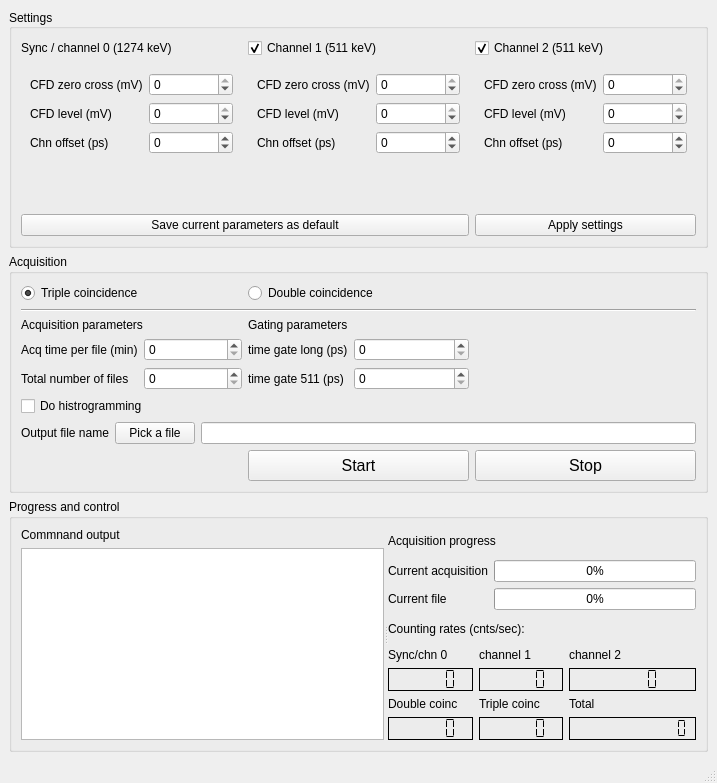
<?xml version="1.0" encoding="UTF-8"?>
<ui version="4.0">
 <class>MainWindow</class>
 <widget class="QMainWindow" name="MainWindow">
  <property name="geometry">
   <rect>
    <x>0</x>
    <y>0</y>
    <width>717</width>
    <height>783</height>
   </rect>
  </property>
  <property name="windowTitle">
   <string>MainWindow</string>
  </property>
  <widget class="QWidget" name="centralwidget">
   <layout class="QVBoxLayout" name="verticalLayout">
    <item>
     <widget class="QGroupBox" name="T2settingsGrp">
      <property name="title">
       <string>Settings</string>
      </property>
      <property name="alignment">
       <set>Qt::AlignLeading|Qt::AlignLeft|Qt::AlignVCenter</set>
      </property>
      <property name="flat">
       <bool>false</bool>
      </property>
      <layout class="QGridLayout" name="gridLayout_2">
       <item row="0" column="0">
        <widget class="QLabel" name="label_9">
         <property name="text">
          <string>Sync / channel 0 (1274 keV)</string>
         </property>
        </widget>
       </item>
       <item row="0" column="1">
        <widget class="QCheckBox" name="T2chn1Chk_3">
         <property name="text">
          <string>Channel 1 (511 keV)</string>
         </property>
         <property name="checked">
          <bool>true</bool>
         </property>
        </widget>
       </item>
       <item row="0" column="2">
        <widget class="QCheckBox" name="T2chn2Chk_3">
         <property name="text">
          <string>Channel 2 (511 keV)</string>
         </property>
         <property name="checked">
          <bool>true</bool>
         </property>
        </widget>
       </item>
       <item row="1" column="0">
        <widget class="QFrame" name="T2syncFrame_3">
         <layout class="QFormLayout" name="T2syncLayout_3">
          <item row="0" column="0">
           <widget class="QLabel" name="T2syncZeroLabel_3">
            <property name="text">
             <string>CFD zero cross (mV)</string>
            </property>
           </widget>
          </item>
          <item row="1" column="0">
           <widget class="QLabel" name="T2syncLevelLabel_3">
            <property name="text">
             <string>CFD level (mV)</string>
            </property>
           </widget>
          </item>
          <item row="2" column="0">
           <widget class="QLabel" name="T2syncOffsetLabel_3">
            <property name="text">
             <string>Chn offset (ps)</string>
            </property>
           </widget>
          </item>
          <item row="2" column="1">
           <widget class="QSpinBox" name="T2syncOffsetValue_3">
            <property name="minimum">
             <number>-99999</number>
            </property>
            <property name="maximum">
             <number>99999</number>
            </property>
           </widget>
          </item>
          <item row="0" column="1">
           <widget class="QSpinBox" name="T2syncZeroValue_3">
            <property name="minimum">
             <number>-40</number>
            </property>
            <property name="maximum">
             <number>0</number>
            </property>
           </widget>
          </item>
          <item row="1" column="1">
           <widget class="QSpinBox" name="T2syncLevelValue_3">
            <property name="minimum">
             <number>-1200</number>
            </property>
            <property name="maximum">
             <number>0</number>
            </property>
           </widget>
          </item>
         </layout>
        </widget>
       </item>
       <item row="1" column="1">
        <widget class="QFrame" name="T2chn1Frame_3">
         <layout class="QFormLayout" name="T2chn1Layout_3">
          <item row="0" column="0">
           <widget class="QLabel" name="T2chn1ZeroLabel_3">
            <property name="text">
             <string>CFD zero cross (mV)</string>
            </property>
           </widget>
          </item>
          <item row="0" column="1">
           <widget class="QSpinBox" name="T2chn1ZeroValue_3">
            <property name="minimum">
             <number>-40</number>
            </property>
            <property name="maximum">
             <number>0</number>
            </property>
           </widget>
          </item>
          <item row="1" column="0">
           <widget class="QLabel" name="T2chn1LevelLabel_3">
            <property name="text">
             <string>CFD level (mV)</string>
            </property>
           </widget>
          </item>
          <item row="1" column="1">
           <widget class="QSpinBox" name="T2chn1LevelValue_3">
            <property name="minimum">
             <number>-1200</number>
            </property>
            <property name="maximum">
             <number>0</number>
            </property>
           </widget>
          </item>
          <item row="2" column="0">
           <widget class="QLabel" name="T2chn1OffsetLabel_3">
            <property name="text">
             <string>Chn offset (ps)</string>
            </property>
           </widget>
          </item>
          <item row="2" column="1">
           <widget class="QSpinBox" name="T2chn1OffsetValue_3">
            <property name="minimum">
             <number>-99999</number>
            </property>
            <property name="maximum">
             <number>99999</number>
            </property>
           </widget>
          </item>
         </layout>
        </widget>
       </item>
       <item row="1" column="2">
        <widget class="QFrame" name="T2chn2Frame_3">
         <layout class="QFormLayout" name="T2chn2Layout_3">
          <item row="0" column="0">
           <widget class="QLabel" name="T2chn2ZeroLabel_3">
            <property name="text">
             <string>CFD zero cross (mV)</string>
            </property>
           </widget>
          </item>
          <item row="1" column="0">
           <widget class="QLabel" name="T2chn2LevelLabel_3">
            <property name="text">
             <string>CFD level (mV)</string>
            </property>
           </widget>
          </item>
          <item row="2" column="0">
           <widget class="QLabel" name="T2chn2OffsetLabel_3">
            <property name="text">
             <string>Chn offset (ps)</string>
            </property>
           </widget>
          </item>
          <item row="2" column="1">
           <widget class="QSpinBox" name="T2chn2OffsetValue_3">
            <property name="minimum">
             <number>-99999</number>
            </property>
            <property name="maximum">
             <number>99999</number>
            </property>
           </widget>
          </item>
          <item row="0" column="1">
           <widget class="QSpinBox" name="T2chn2ZeroValue_3">
            <property name="minimum">
             <number>-40</number>
            </property>
            <property name="maximum">
             <number>0</number>
            </property>
           </widget>
          </item>
          <item row="1" column="1">
           <widget class="QSpinBox" name="T2chn2LevelValue_3">
            <property name="minimum">
             <number>-1200</number>
            </property>
            <property name="maximum">
             <number>0</number>
            </property>
           </widget>
          </item>
         </layout>
        </widget>
       </item>
       <item row="2" column="0" colspan="2">
        <widget class="QPushButton" name="T2saveDefaultPrmBtn">
         <property name="text">
          <string>Save current parameters as default</string>
         </property>
        </widget>
       </item>
       <item row="2" column="2">
        <widget class="QPushButton" name="T2applySetBtn_3">
         <property name="text">
          <string>Apply settings</string>
         </property>
        </widget>
       </item>
      </layout>
     </widget>
    </item>
    <item>
     <widget class="QGroupBox" name="T2acqGrp">
      <property name="title">
       <string>Acquisition</string>
      </property>
      <layout class="QGridLayout" name="gridLayout_10">
       <item row="2" column="1">
        <widget class="QLabel" name="label_17">
         <property name="text">
          <string>Gating parameters</string>
         </property>
        </widget>
       </item>
       <item row="3" column="0" rowspan="2">
        <layout class="QFormLayout" name="formLayout_9">
         <item row="0" column="0">
          <widget class="QLabel" name="T2acqTimePerFileLabel_3">
           <property name="text">
            <string>Acq time per file (min)</string>
           </property>
          </widget>
         </item>
         <item row="0" column="1">
          <widget class="QSpinBox" name="T2acqTimePerFileValue_3">
           <property name="maximum">
            <number>6000</number>
           </property>
          </widget>
         </item>
         <item row="1" column="0">
          <widget class="QLabel" name="T2acqNoFilesLabel_3">
           <property name="text">
            <string>Total number of files</string>
           </property>
          </widget>
         </item>
         <item row="1" column="1">
          <widget class="QSpinBox" name="T2acqNoFilesValue_3">
           <property name="maximum">
            <number>6000</number>
           </property>
          </widget>
         </item>
        </layout>
       </item>
       <item row="0" column="0" colspan="2">
        <layout class="QHBoxLayout" name="horizontalLayout_7">
         <item>
          <widget class="QRadioButton" name="T2modeTriple_3">
           <property name="text">
            <string>Triple coincidence</string>
           </property>
           <property name="checked">
            <bool>true</bool>
           </property>
          </widget>
         </item>
         <item>
          <widget class="QRadioButton" name="T2modeDouble_3">
           <property name="text">
            <string>Double coincidence</string>
           </property>
           <property name="checked">
            <bool>false</bool>
           </property>
          </widget>
         </item>
        </layout>
       </item>
       <item row="6" column="0" colspan="3">
        <layout class="QHBoxLayout" name="horizontalLayout_8">
         <item>
          <widget class="QLabel" name="T2filenameLabel_3">
           <property name="text">
            <string>Output file name</string>
           </property>
          </widget>
         </item>
         <item>
          <widget class="QPushButton" name="T2filenameBtn_3">
           <property name="text">
            <string>Pick a file</string>
           </property>
          </widget>
         </item>
         <item>
          <widget class="QLineEdit" name="T2filenameValue_3">
           <property name="clearButtonEnabled">
            <bool>true</bool>
           </property>
          </widget>
         </item>
        </layout>
       </item>
       <item row="3" column="1" rowspan="2">
        <layout class="QFormLayout" name="formLayout_10">
         <item row="0" column="0">
          <widget class="QLabel" name="T2timeGateLongLabel_3">
           <property name="text">
            <string>time gate long (ps)</string>
           </property>
          </widget>
         </item>
         <item row="1" column="0">
          <widget class="QLabel" name="T2timeGateShortLabel_3">
           <property name="text">
            <string>time gate 511 (ps)</string>
           </property>
          </widget>
         </item>
         <item row="0" column="1">
          <widget class="QSpinBox" name="T2timeGateLongValue_3">
           <property name="maximum">
            <number>20000</number>
           </property>
          </widget>
         </item>
         <item row="1" column="1">
          <widget class="QSpinBox" name="T2timeGateShortValue_3">
           <property name="maximum">
            <number>20000</number>
           </property>
          </widget>
         </item>
        </layout>
       </item>
       <item row="7" column="1" colspan="2">
        <layout class="QHBoxLayout" name="horizontalLayout_9">
         <item>
          <widget class="QPushButton" name="T2startBtn_3">
           <property name="minimumSize">
            <size>
             <width>197</width>
             <height>31</height>
            </size>
           </property>
           <property name="font">
            <font>
             <pointsize>12</pointsize>
            </font>
           </property>
           <property name="text">
            <string>Start</string>
           </property>
          </widget>
         </item>
         <item>
          <widget class="QPushButton" name="T2stopBtn_3">
           <property name="minimumSize">
            <size>
             <width>196</width>
             <height>31</height>
            </size>
           </property>
           <property name="font">
            <font>
             <pointsize>12</pointsize>
            </font>
           </property>
           <property name="text">
            <string>Stop</string>
           </property>
          </widget>
         </item>
        </layout>
       </item>
       <item row="1" column="0" colspan="3">
        <widget class="Line" name="line_3">
         <property name="orientation">
          <enum>Qt::Horizontal</enum>
         </property>
        </widget>
       </item>
       <item row="2" column="0">
        <widget class="QLabel" name="label_12">
         <property name="text">
          <string>Acquisition parameters</string>
         </property>
        </widget>
       </item>
       <item row="5" column="0">
        <widget class="QCheckBox" name="T2doHistChk_3">
         <property name="text">
          <string>Do histrogramming</string>
         </property>
        </widget>
       </item>
      </layout>
      <zorder>line_3</zorder>
      <zorder>label_12</zorder>
      <zorder>T2doHistChk_3</zorder>
      <zorder>label_17</zorder>
     </widget>
    </item>
    <item>
     <widget class="QGroupBox" name="progGrp">
      <property name="title">
       <string>Progress and control</string>
      </property>
      <layout class="QGridLayout" name="gridLayout_3">
       <item row="0" column="0">
        <widget class="QSplitter" name="splitter">
         <property name="orientation">
          <enum>Qt::Horizontal</enum>
         </property>
         <widget class="QWidget" name="layoutWidget">
          <layout class="QVBoxLayout" name="verticalLayout_4">
           <item>
            <widget class="QLabel" name="label_2">
             <property name="text">
              <string>Commnand output</string>
             </property>
            </widget>
           </item>
           <item>
            <widget class="QPlainTextEdit" name="commandOutput">
             <property name="minimumSize">
              <size>
               <width>321</width>
               <height>179</height>
              </size>
             </property>
             <property name="readOnly">
              <bool>true</bool>
             </property>
             <property name="plainText">
              <string/>
             </property>
             <property name="placeholderText">
              <string>Command output</string>
             </property>
            </widget>
           </item>
          </layout>
         </widget>
         <widget class="QWidget" name="layoutWidget">
          <layout class="QVBoxLayout" name="verticalLayout_3">
           <item>
            <widget class="QLabel" name="label_3">
             <property name="text">
              <string>Acquisition progress</string>
             </property>
            </widget>
           </item>
           <item>
            <layout class="QFormLayout" name="formLayout">
             <item row="0" column="0">
              <widget class="QLabel" name="acqProgLabel">
               <property name="text">
                <string>Current acquisition</string>
               </property>
              </widget>
             </item>
             <item row="0" column="1">
              <widget class="QProgressBar" name="acqProgBar">
               <property name="value">
                <number>0</number>
               </property>
              </widget>
             </item>
             <item row="1" column="0">
              <widget class="QLabel" name="acqProgFileLabel">
               <property name="text">
                <string>Current file</string>
               </property>
              </widget>
             </item>
             <item row="1" column="1">
              <widget class="QProgressBar" name="acqProgFileBar">
               <property name="value">
                <number>0</number>
               </property>
              </widget>
             </item>
            </layout>
           </item>
           <item>
            <widget class="QLabel" name="label_34">
             <property name="text">
              <string>Counting rates (cnts/sec):</string>
             </property>
            </widget>
           </item>
           <item>
            <layout class="QGridLayout" name="gridLayout">
             <item row="0" column="0">
              <widget class="QLabel" name="rateSyncLabel">
               <property name="text">
                <string>Sync/chn 0</string>
               </property>
              </widget>
             </item>
             <item row="0" column="1">
              <widget class="QLabel" name="rateChn1Label">
               <property name="text">
                <string>channel 1</string>
               </property>
              </widget>
             </item>
             <item row="0" column="2">
              <widget class="QLabel" name="rateChn2Label">
               <property name="text">
                <string>channel 2</string>
               </property>
              </widget>
             </item>
             <item row="1" column="0">
              <widget class="QLCDNumber" name="rateSyncValue">
               <property name="frameShadow">
                <enum>QFrame::Plain</enum>
               </property>
               <property name="segmentStyle">
                <enum>QLCDNumber::Flat</enum>
               </property>
              </widget>
             </item>
             <item row="1" column="1">
              <widget class="QLCDNumber" name="rateChn1Value">
               <property name="frameShadow">
                <enum>QFrame::Plain</enum>
               </property>
               <property name="segmentStyle">
                <enum>QLCDNumber::Flat</enum>
               </property>
              </widget>
             </item>
             <item row="1" column="2">
              <widget class="QLCDNumber" name="rateChn2Value">
               <property name="frameShadow">
                <enum>QFrame::Plain</enum>
               </property>
               <property name="segmentStyle">
                <enum>QLCDNumber::Flat</enum>
               </property>
              </widget>
             </item>
             <item row="2" column="0">
              <widget class="QLabel" name="rateDoubleLabel">
               <property name="text">
                <string>Double coinc</string>
               </property>
              </widget>
             </item>
             <item row="2" column="1">
              <widget class="QLabel" name="rateTripleLabel">
               <property name="text">
                <string>Triple coinc</string>
               </property>
              </widget>
             </item>
             <item row="2" column="2">
              <widget class="QLabel" name="rateTotalLabel_2">
               <property name="text">
                <string>Total</string>
               </property>
              </widget>
             </item>
             <item row="3" column="0">
              <widget class="QLCDNumber" name="rateDoubleValue">
               <property name="frameShadow">
                <enum>QFrame::Plain</enum>
               </property>
               <property name="segmentStyle">
                <enum>QLCDNumber::Flat</enum>
               </property>
              </widget>
             </item>
             <item row="3" column="1">
              <widget class="QLCDNumber" name="rateTripleValue">
               <property name="frameShadow">
                <enum>QFrame::Plain</enum>
               </property>
               <property name="segmentStyle">
                <enum>QLCDNumber::Flat</enum>
               </property>
              </widget>
             </item>
             <item row="3" column="2">
              <widget class="QLCDNumber" name="rateTotalValue">
               <property name="frameShadow">
                <enum>QFrame::Plain</enum>
               </property>
               <property name="digitCount">
                <number>12</number>
               </property>
               <property name="segmentStyle">
                <enum>QLCDNumber::Flat</enum>
               </property>
              </widget>
             </item>
            </layout>
           </item>
          </layout>
         </widget>
        </widget>
       </item>
      </layout>
     </widget>
    </item>
   </layout>
  </widget>
  <widget class="QMenuBar" name="menubar">
   <property name="geometry">
    <rect>
     <x>0</x>
     <y>0</y>
     <width>717</width>
     <height>20</height>
    </rect>
   </property>
  </widget>
  <widget class="QStatusBar" name="statusbar"/>
 </widget>
 <resources/>
 <connections/>
</ui>
